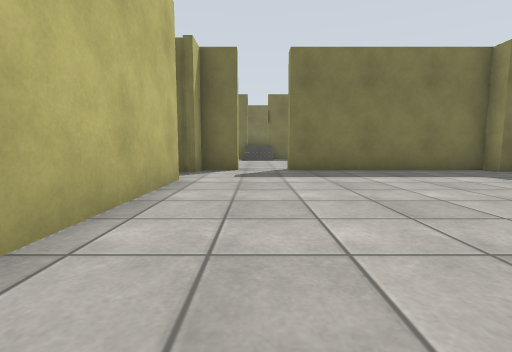
view 1 (above)

16 first-person views from a walk through a Gazebo world. The camera is 0.59 m above the floor, tilts 6° down and sees 85° across. The floor is counted in squares, 1 m on a side. Each view is taken from the middle of a square. On the plan, view 1 faces up. The plan holds only what a view shows up to about 9 squares ahead; the rest is blank. Some surface patterns are stand-ins.

view 2
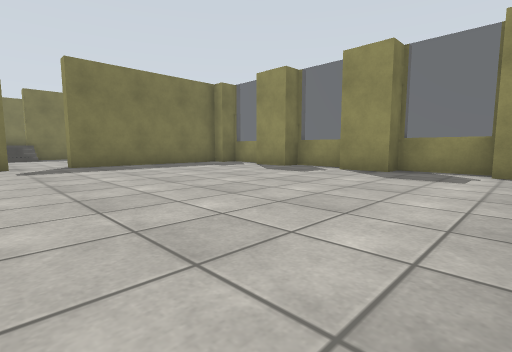

view 3
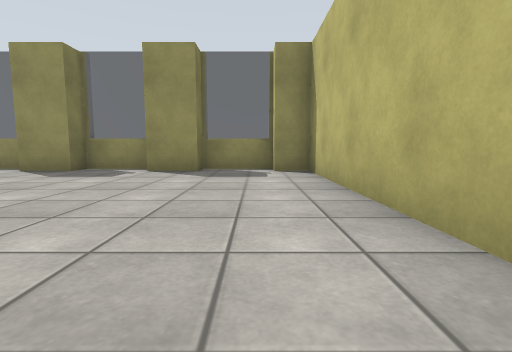

view 4
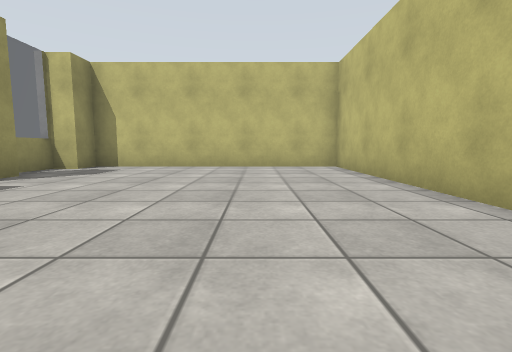

view 5
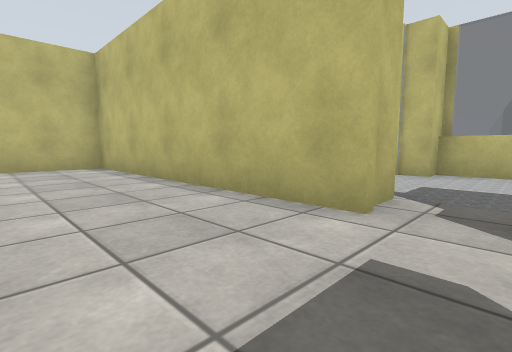

view 6
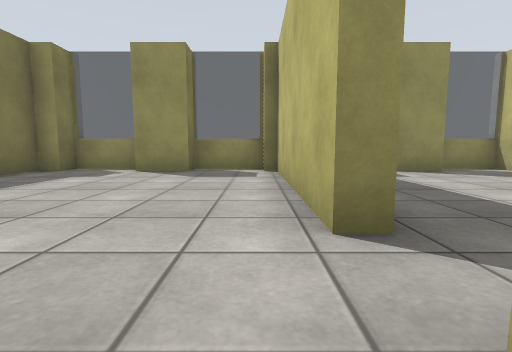

view 7
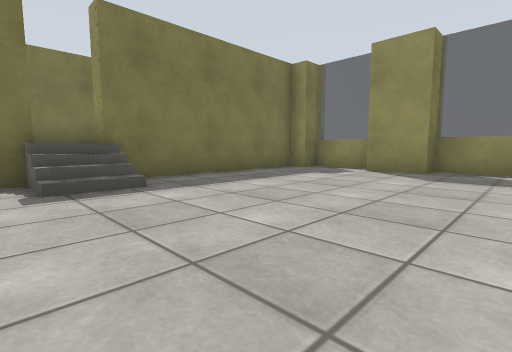

view 8
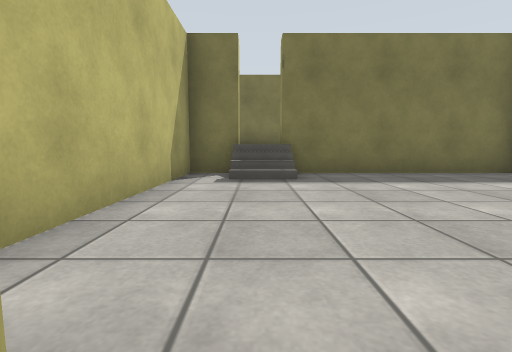

view 9
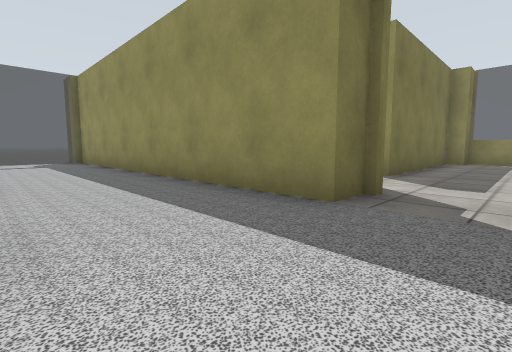

view 10
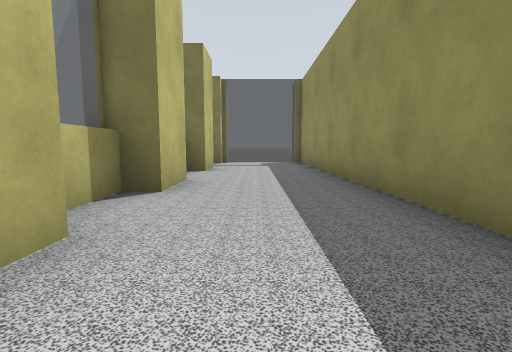

view 11
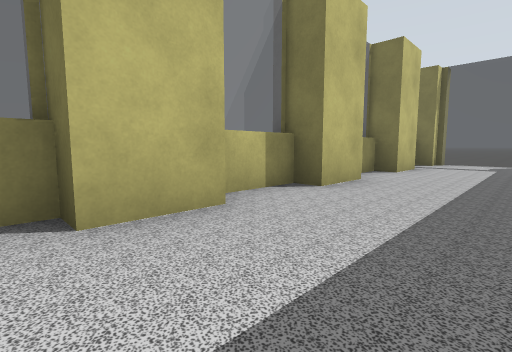

view 12
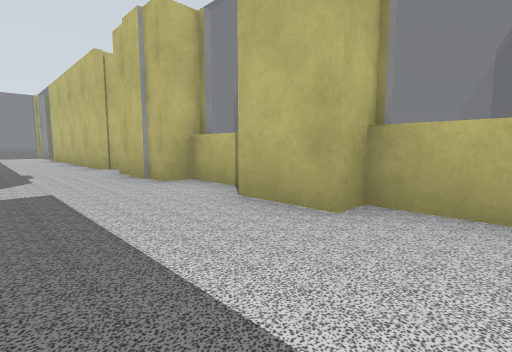

view 13
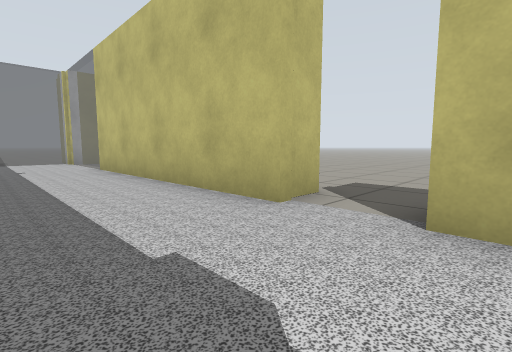

view 14
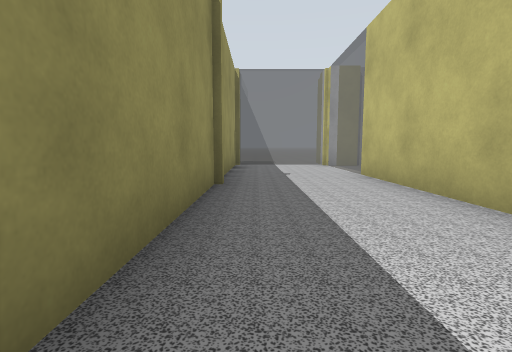

view 15
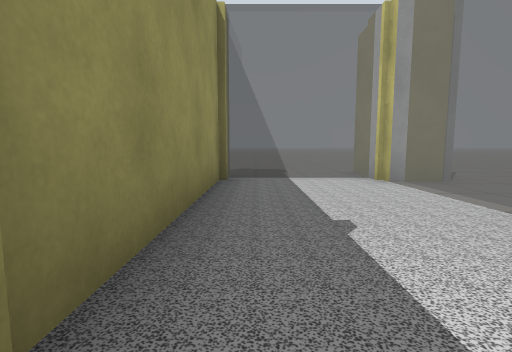

view 16
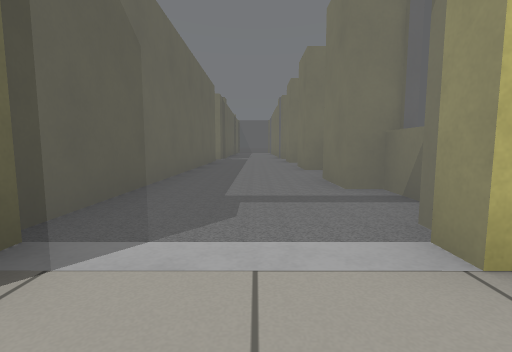

### Floor plan
Ten units are one square. View 1 is at (0, 0); x grows to the right and y downward. Boxes are objects, and circles mark ways between rooms. Rooms are numbered by the first view taken in them; rooms with no view inside come last. Other rooms are left out.
<svg viewBox="-70 -173 139 273">
<path fill="none" stroke="#000" d="M58 -35 58 -48M58 -4 58 -16M64 -16 64 -35M-14 -49 -14 23 58 23 58 14M64 -52 64 -65M64 14 64 -4M-4 -71 -14 -71 -14 -65M58 -71 8 -71 8 -75M8 -75 58 -75 58 -79M9 -128 -5 -128M-5 -120 -5 -132 -14 -132 -14 -85M58 -96 58 -110M64 -111 64 -128M58 -128 58 -132 6 -132 6 -138M64 -78 64 -96M8 -120 -5 -120M8 -124 -5 -124M-58 -98 -58 -78M-62 -78 -52 -78 -52 -65 -62 -65M-58 -110 -52 -110 -52 -96 -61 -96M-58 -65 -58 -46 -52 -46 -52 -24M-14 -65 -23 -65 -23 -161M-58 -129 -58 -121M-24 -49 -14 -49M-62 -142 -52 -142 -52 -128 -61 -128M-58 -151 -58 -141M-52 -159 -58 -159M-62 -10 -52 -10 -52 50M-23 86 -23 -4M-52 89 -52 95M-65 77 -52 77M-52 -168 -52 -159"/>
<circle cx="0" cy="-70" r="3" fill="#2a7"/>
<circle cx="-20" cy="-55" r="3" fill="#2a7"/>
<circle cx="-35" cy="-35" r="3" fill="#2a7"/>
<circle cx="-55" cy="-20" r="3" fill="#2a7"/>
<text x="20" y="-20">1</text>
<text x="20" y="-100">2</text>
<text x="-40" y="-90">3</text>
<text x="-40" y="20">4</text>
<text x="10" y="40">5</text>
</svg>
Room 1 opens to room 2. Room 1 opens to room 3. Room 3 opens to room 4. Room 4 opens to room 5.

Where each view was taken, in squares from view 1:
view 1: 0 up, 0 right, facing up
view 2: 2 down, 1 left, facing up-right
view 3: 1 down, 1 left, facing right
view 4: 6 up, 1 right, facing down
view 5: 6 up, 1 right, facing down-left
view 6: 8 up, 1 left, facing right
view 7: 8 up, 1 left, facing up-right
view 8: 7 up, 0 right, facing up
view 9: 5 up, 5 left, facing up-right
view 10: 6 up, 4 left, facing up
view 11: 6 up, 3 left, facing up-left
view 12: 9 up, 3 left, facing down-left
view 13: 3 up, 3 left, facing down-left
view 14: 1 up, 3 left, facing down
view 15: 3 down, 3 left, facing down
view 16: 18 up, 4 left, facing down
